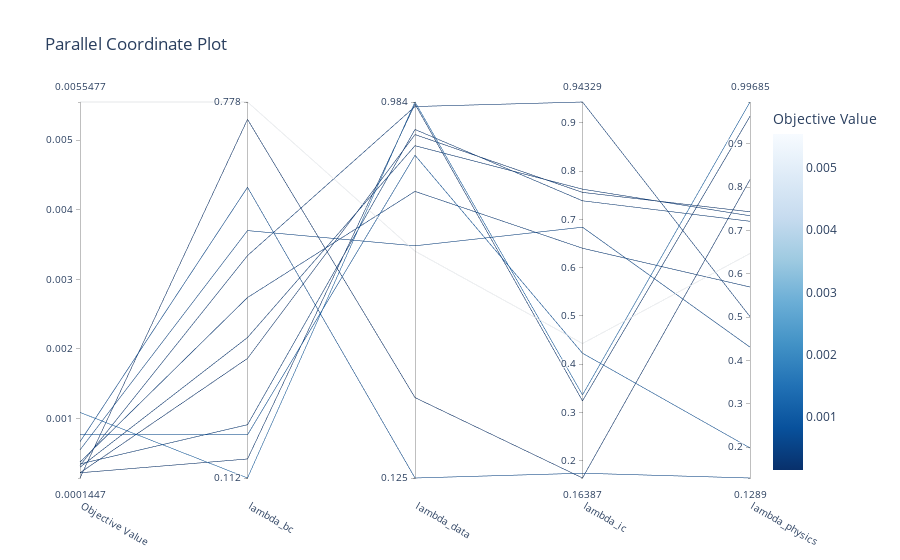

Write notebook code for a chart like this one.
### Code cell
optuna.visualization.plot_parallel_coordinate(study_lambdas)

### Figure 1 — Plotly figure (JSON) as saved in the notebook; plotly's stock layout.template omitted (floating-point values rounded to 4 significant figures)
{"data": [{"dimensions": [{"label": "Objective Value", "range": [0.0001447, 0.005548], "values": [0.001088, 0.005548, 0.0006655, 0.0001447, 0.0003257, 0.0007682, 0.0003467, 0.0005486, 0.0003733, 0.0002994, 0.0002198, 0.0002198]}, {"label": "lambda_bc", "range": [-0.9491, -0.1092], "ticktext": ["0.112", "0.778"], "tickvals": [-0.9491, -0.1092], "values": [-0.9491, -0.1092, -0.2997, -0.148, -0.4523, -0.8526, -0.8301, -0.3964, -0.546, -0.6353, -0.9066, -0.682]}, {"label": "lambda_data", "range": [-0.904, -0.007103], "ticktext": ["0.125", "0.984"], "tickvals": [-0.904, -0.007103], "values": [-0.007103, -0.3629, -0.904, -0.7122, -0.0179, -0.1341, -0.07262, -0.3502, -0.2203, -0.1114, -0.0121, -0.0848]}, {"label": "lambda_ic", "range": [0.1639, 0.9433], "values": [0.3361, 0.4426, 0.1738, 0.1639, 0.9433, 0.4226, 0.7385, 0.6838, 0.6401, 0.7626, 0.3238, 0.7559]}, {"label": "lambda_physics", "range": [0.1289, 0.9969], "values": [0.9969, 0.6471, 0.1289, 0.8178, 0.5014, 0.1983, 0.7215, 0.431, 0.5698, 0.7342, 0.9638, 0.7434]}], "labelangle": 30, "labelside": "bottom", "line": {"color": [0.001088, 0.005548, 0.0006655, 0.0001447, 0.0003257, 0.0007682, 0.0003467, 0.0005486, 0.0003733, 0.0002994, 0.0002198, 0.0002198], "colorbar": {"title": {"text": "Objective Value"}}, "colorscale": [[0, "rgb(247,251,255)"], [0.125, "rgb(222,235,247)"], [0.25, "rgb(198,219,239)"], [0.375, "rgb(158,202,225)"], [0.5, "rgb(107,174,214)"], [0.625, "rgb(66,146,198)"], [0.75, "rgb(33,113,181)"], [0.875, "rgb(8,81,156)"], [1, "rgb(8,48,107)"]], "reversescale": true, "showscale": true}, "type": "parcoords"}], "layout": {"title": {"text": "Parallel Coordinate Plot"}}}
